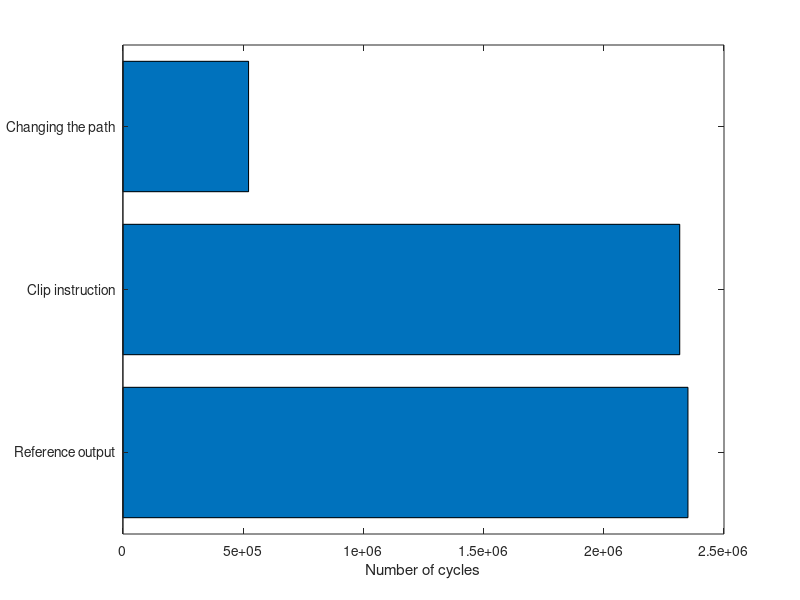
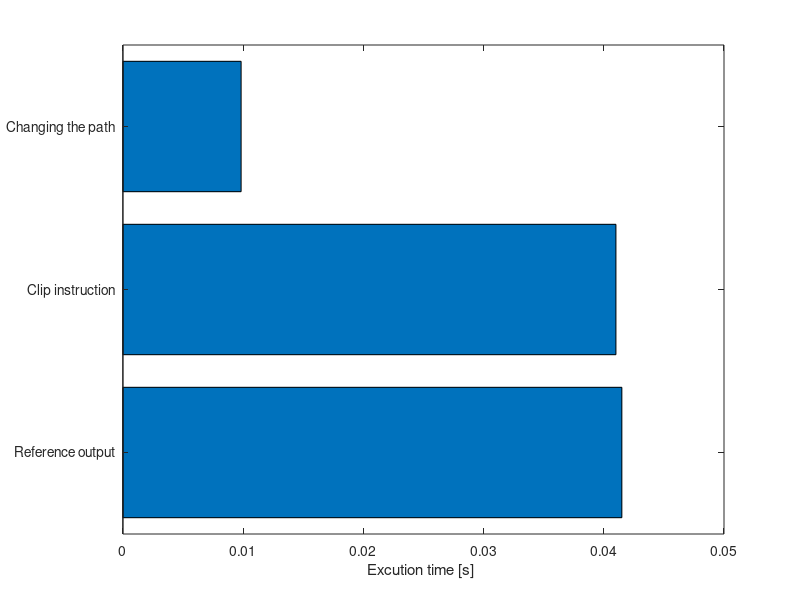

MATLAB code for these plots, in order:
     %Ref - clipping -  divison
     Cycles = [2350122, 2315926 ,  522695 ];
    Freq = [56.625, 56.471 ,  53.147 ];

%Cycles = [2350122, 2315926, 2108766, 1936494 , 522695, 2040848  ];
%Freq = [56.625,56.625 ,56.625, 56.465 , 56.465, 56.625 ];
Freq = Freq .* 10^6;

T = Cycles ./ Freq ;

%G = (T - T) ./ T; 

for i = 1 : size(T)
    disp(i)
         %if(i <4  )
%             i= i+1
%         else
%             b = i 
            G(i) = (( 0.041503258278146 - T(i)  ) ./ ( 0.041503258278146 )) .* 100;
            
            
        %end
      
end
close all;
figure();
somenames = {'Reference output','Clip instruction','Changing the path', 'Forwarding' ,'Division', 'LCC optimizations ' };
barh(Cycles);
xlabel('Number of cycles');
set(gca,'yticklabel',somenames);
figure();
barh(T);
xlabel('Excution time [s] ');
set(gca,'yticklabel',somenames);
